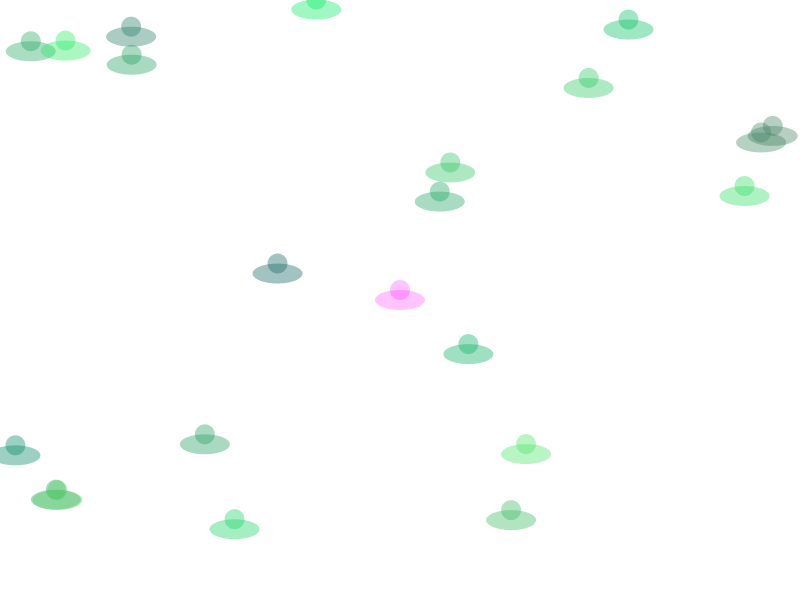
Frame 1 (no input)
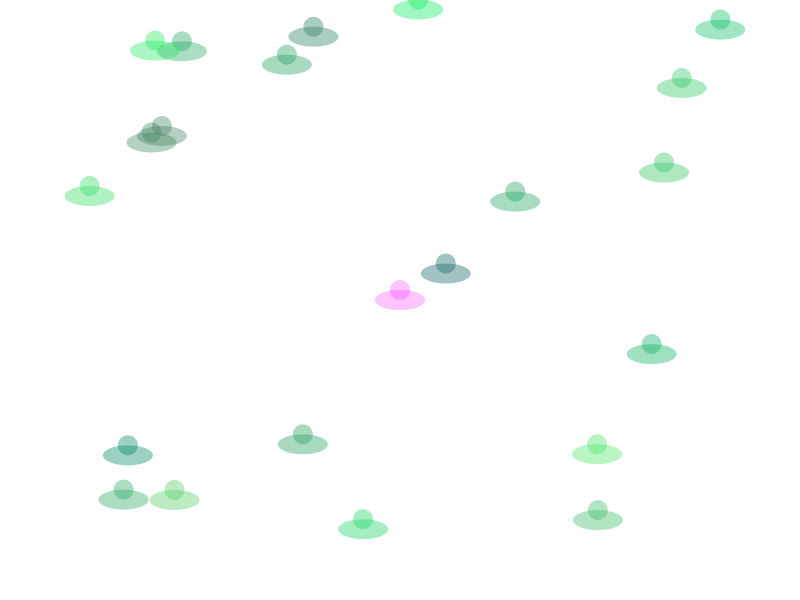
Frame 60 (the mouse pressed at the canvas centre just before this capture)
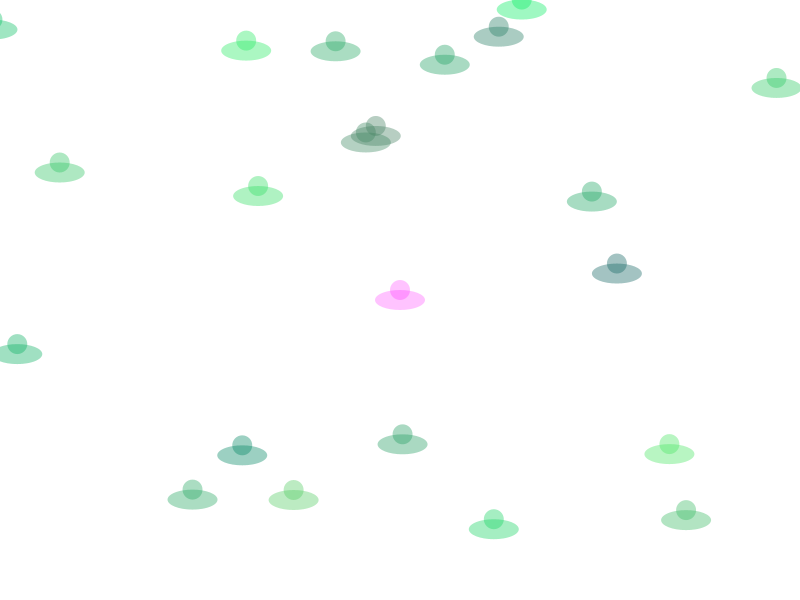
Frame 120 (the mouse held since frame 60 and released just before this capture)

The Processing sketch that drew these frames (run headless with seeded random() and noise(); from frame 60 on, the mouse is pressed at the canvas centre):

// Processing sketch: spaceGameLastWeek
// ── spaceGameLastWeek.pde
Ship myShip; 
Ship [] myShips = new Ship[20]; 
Player myPlayer; //naming the instance from our template
void setup(){
  size(800, 600); 
  myShip = new Ship();
  myPlayer = new Player(); 
  
  for(int i =0; i<20; i++){
    myShips[i] = new Ship(); 
  }
}

void draw(){
  background(255); 
  myShip.drawShip(); 
  myShip.move(); 
  
  myPlayer.drawPlayer(); 
  myPlayer.move(); 
  myPlayer.checkBoundaries(); 
  
  for(int i = 0; i<20; i++){
    myShips[i].drawShip(); 
    myShips[i].move(); 
    
    //if our player position is within the radius
    //of our enemy ship position 
    if(dist(myPlayer.xPos, myPlayer.yPos, myShips[i].xPos, myShips[i].yPos)<25){
      println("collision detected: " + i); 
      //append the ship array 
      //increase score 
    }
  }
  
  //println(myShips[0].xPos); 
}
// ── Player.pde
class Player{
  float xPos, yPos; 
  float xSpeed, ySpeed; 
  
  int size; 
  
  Player(){
    xPos = width/2; 
    yPos = height/2; 
    size = 25; 
  }
  
  void move(){
      //user input that controls our ship movement
      //mouse or keyboard input
      xPos += xSpeed; 
      yPos += ySpeed; 
      if(keyPressed){
        if(keyCode == UP){
          ySpeed = -5; 
        }else if(keyCode == DOWN){
          ySpeed = 5; 
        }else if (keyCode == LEFT){
          xSpeed = -5; 
        }else if(keyCode == RIGHT){
          xSpeed = 5; 
        }
      }else{
        xSpeed = 0; 
        ySpeed = 0; 
      }
  }
  
  void checkBoundaries(){
     if(xPos > width +20){
        xPos = -20; 
      }
     if(xPos < 0){
        xPos = width + 20; 
      }
  }
  
  void drawPlayer(){
      fill(255, 0, 255, 60); 
      ellipse(xPos, yPos, 50, 20); 
      ellipse(xPos, yPos-10, 20, 20); 
  }
  //display -> set fill color 
}
// ── Ships.pde
class Ship{
    //data 
    color c; 
    float xPos, yPos; 
    float xSpeed; 
    
    //constructor
    Ship(){
      c = color(random(0,100), random(100,244), 100); 
      xPos = random(0, width); 
      yPos = random(0, height); 
      xSpeed = random (1, 4); 
    }
    
    void drawShip(){
      noStroke(); 
      fill(c, 100); 
      ellipse(xPos, yPos, 50, 20); 
      ellipse(xPos, yPos-10, 20, 20);  
    }
    
    void move(){
      xPos = xPos + xSpeed; 
      if(xPos > width){
        xPos = -20; 
      }
    }
}
